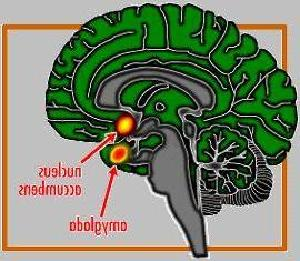
#> input picture 20191-cv-master/data/image_set/brain/image_0002.jpg, 300 x 261 px
$ jupyter execute --allow-errors 02-Notes-Intro-ImageClassification.ipynb   (Python 2 division)
#> lines starting #> are read from the running program, lines starting #| are printed output that depends on the picture
# <center> 02. Introduction on Image classification! </center>

## <span style="color:red"> Outline </span>
1. **Images classification and recognition**
2. **Image similarity:Content-based image retrieval**
3. **KNN simple classification**

[cell 1]
import cv2 as cv
import os
import sys
import numpy as np
import matplotlib.pyplot as plt
from ipywidgets import interact, interactive, fixed, interact_manual
import ipywidgets as widgets

## <span style="color:red"> 1. Images classification and recognition </span>

The classification is the problem of predicting a discrete class label output for an example.

**Function Approximation:** The idea is  developing a model using historical data to make a prediction on new data where we do not have the answer. This is done by approximating a function:

$$\hat{f}: x(t) \to y(t)$$

$x(t) = \left \{ x_1, x_2, \ldots x_n  \right \}$ is input data, while $y(t) = \left \{0,1 \right \}$ is output data. For classification, $y(t)$ are discrete output variables.

Charge the 10_small_dataset

#### Looks simple ...and we have many features: shape, color, geometry, among others!

[cell 2]
path_classes = '../data/image_set/'
classes_names = os.listdir(path_classes)
print classes_names
dic_imgs ={}

for i, name_class in enumerate(classes_names):
    dic_imgs[classes_names[i]]=np.array(os.listdir(path_classes + classes_names[i]))
    print "class: ", name_class, " total samples: ", len(dic_imgs[classes_names[i]])

### Visualize
Now we going to select and visualize  random image subsets to dimension the problem!

[cell 3]
num_samples =5
cont =1
fig = plt.figure(figsize=(20,30))
#> (the rest of this cell did not finish here and is left out)

### But it is really complex problem !

##### <span style="color:red"> Labradoodle or fried chicken ? </span>

##### <span style="color:red"> Puppy or bagel ? </span>

##### <span style="color:red"> Sheepdog or mop ? </span>

##### <span style="color:red"> Chihuahua or muffin ? </span>

##### <span style="color:red"> Raw chicken or Donald Trump ? </span>

We even can see on an **academic** dataset!...a **toy** dataset!

 -**Imagenet** the current challenge on image segmentation is about **1000** classes and more than one millon of image examples! [1](http://image-net.org/challenges/LSVRC/2017/index#comp)

[cell 4]
num_samples =5
cont =1
fig = plt.figure(figsize=(20,30))
for classes in classes_names:
    perm = np.random.permutation(range(dic_imgs[classes].shape[0]))[0:num_samples]
    random_images_names = dic_imgs[classes][perm]
    for im_name in random_images_names:
        ax=fig.add_subplot(len(classes_names),num_samples,cont)
        path_image = path_classes+classes+'/'+im_name
        img = cv.cvtColor(cv.imread(path_image), cv.COLOR_BGR2RGB)
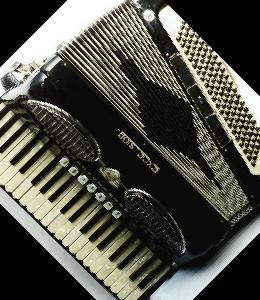
#> input picture 20191-cv-master/data/image_set/accordion/image_0001.jpg, 260 x 300 px
#> img: shape (300, 260, 3)
        plt.imshow(img, interpolation="nearest")
        ax.set_title((classes+" : " + im_name))
        ax.set_xticklabels([])
        ax.set_yticklabels([])
        cont +=1
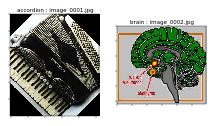
#> figure drawn by matplotlib, 2 panels
#> `img = cv.resize(cv.imread(path_image,0), (100, 100))*1.`:
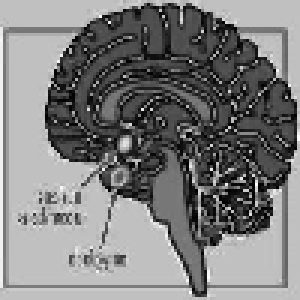
#> img: shape (100, 100) float64 (shown 3 times larger); min 0, max 254, mean 125
#> `flatt_img = img.reshape(resize_value*resize_value)`: flatt_img = 10000 values, max 254 at index 6185, min 0 at index 1225, mean 125

#### Anyway go to the action and always try!

## <span style="color:red"> 2. Image similarity: Content-based image retrieval
 </span>

Assume that you have a new image, but **you dont know** the corresponding label class. Then you will assign the class of the closer image in a dataset.

The first step to compare images is measure the degree of **SIMILARITY** among them.

- Images are numerical vectors, so we can measure difference among pixels using any metric.
    - For instance the well know  **Euclidean metric**
    $$\left \| u -v \right \|_2 = \left (  \sum \left ( w_i\left | u_i -v_i \right |^{2} \right ) \right )^{\frac{1}{2}}$$

[cell 5]
classes_three = ['brain', 'car_side','garfield' ]
#> (the rest of this cell did not finish here and is left out)

For first time we operate in grayscale and resize the image to perform comparisons ...

[cell 6]
resize_value =100
#> (the rest of this cell did not finish here and is left out)

Now, we are display some example images to compare our **query image** and assign a class

- **Very important that images have same size w.r.t the QUERY**

[cell 7]
classes_three = ['brain', 'car_side','garfield' ]
num_samples =3
cont =1
dict_imgs = {}

fig = plt.figure(figsize=(15,20))
#> (the rest of this cell did not finish here and is left out)

Now we measure, using `scipy` we can define several distances. The basic one is the Euclidean distance

[cell 8]
from scipy.spatial import distance

min_dst = 255*resize_value*resize_value
min_name= ""

#> (the rest of this cell did not finish here and is left out)

## <span style="color:orange"> Student Challenge </span>:

- 1. Try with complete set of three classes. Which is the closest?

- 2. The results change with other metrics of **Similarity**?
    - Try with cosine distance [[2](https://docs.scipy.org/doc/scipy/reference/generated/scipy.spatial.distance.cosine.html#scipy.spatial.distance.cosine)]

    $$1 - \frac{u \cdot v}{\left \| u \right \|_2 \left \| v \right \|_2}$$

    - Try with correlation distance [[3](https://docs.scipy.org/doc/scipy/reference/generated/scipy.spatial.distance.correlation.html#scipy.spatial.distance.correlation)]

    $$1 - \frac{(u - \mu_u ) \cdot (v -\mu_v)}{\left \| (u - \mu_u ) \right \|_2 \left \| (v -\mu_v) \right \|_2}
$$

## <span style="color:red"> 3. KNN simple classificaion </span>

It is one of the simplest of classification algorithms available for supervised learning. The idea is to search for closest match of the test data in feature space.

### The main steps of the KNN algorithm

1. Calculate the distance between the new point and every other point
    - Sort the distances
2. Pick K minimum distances from the list of sorted distances
3. Use majority voting to get the color of the point

#### Go to the actions!

Firstly  charge image of classes to be classified

[cell 9]
X =[]
y =[]

#> (the rest of this cell did not finish here and is left out)
